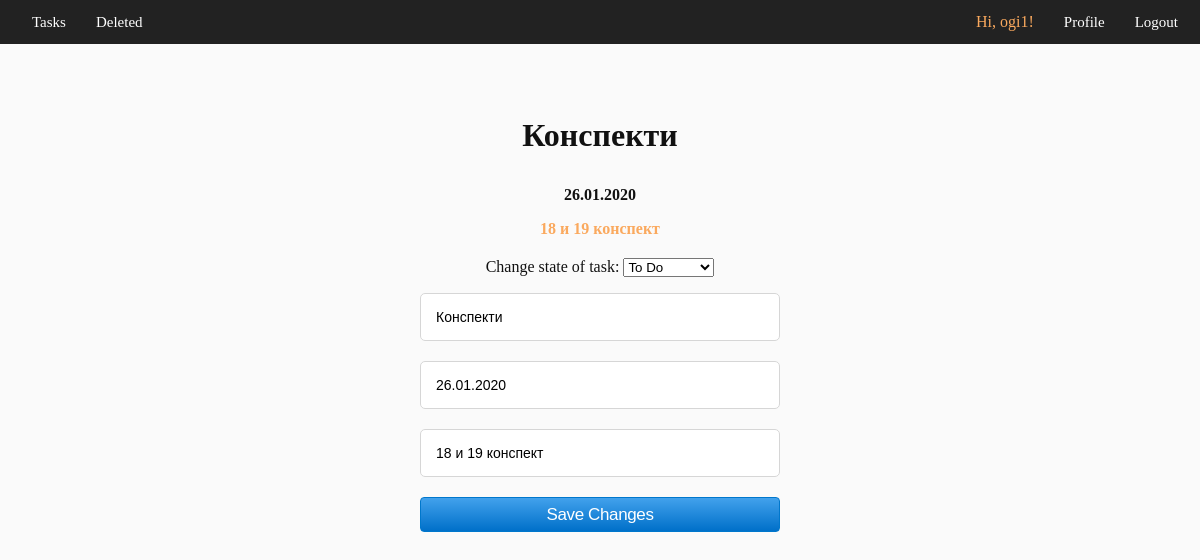
/edit_task/1 (signed in), run on an earlier commit of the app's database.
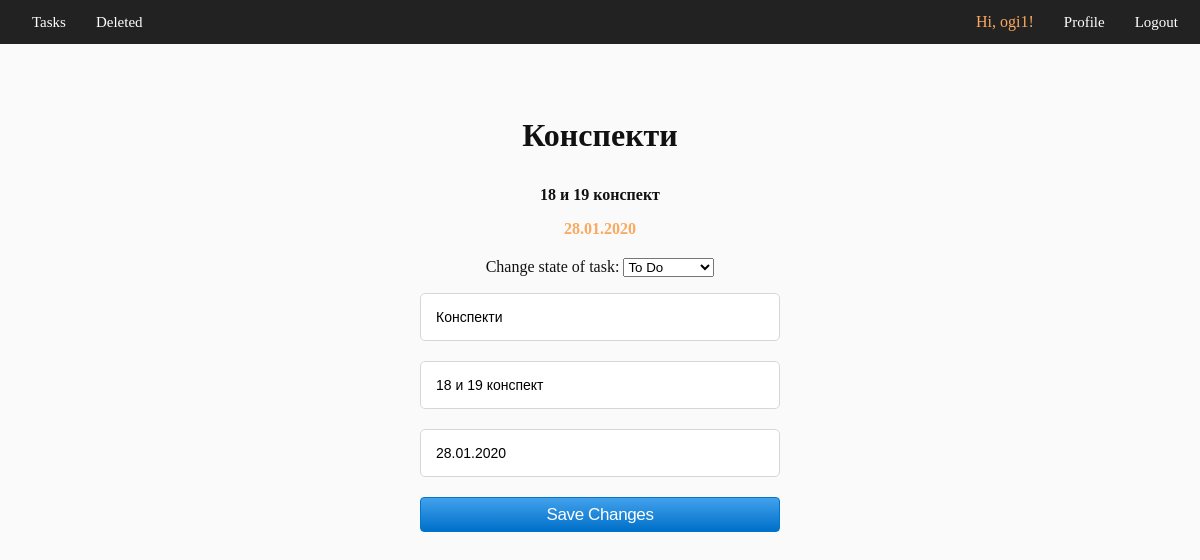
And on a later commit of the database.
### tables this page shows
CREATE TABLE tasks
    (
        id INTEGER PRIMARY KEY AUTOINCREMENT,
        title TEXT,
        description TEXT,
        deadline TEXT,
        state TEXT,
        user_id INTEGER,
        FOREIGN KEY(user_id) REFERENCES users(id)
    );

### main.py (the view, shortened to what this page needs)
@app.route("/edit_task/<int:id>", methods = ["GET", "POST"])
@require_login
def edit_task(id):
    task = Task.find_by_id(id)
    user = User.find_by_email(session.get("EMAIL"))
    form = TaskForm(state = task.state)
    if user.id != task.user_id:
        error_logger.error("Couldn't move with title %s couldn't be edited. Forbidden access", task.title)
        return redirect('/tasks')
    form.title.data = task.title
    form.deadline.data = task.deadline
    form.description.data = task.description
    return render_template("edit_task.html", user = user, form = form, task = task)

### form_config.py
class TaskForm(FlaskForm):
    title = StringField("title", [InputRequired()])
    deadline = StringField("deadline")
    description = StringField("description")
    state = SelectField("state", choices = [(0, "To Do"), (1, "In Progress"), (2, "Completed"), (3, "Deleted")], coerce = int)

### database.py (called while the page is built)
    def __enter__(self):
        self.conn = sqlite3.connect(DB_NAME)
        return self.conn.cursor()

    def __exit__(self, type, value, traceback):
        self.conn.commit()

### main.py (called while the page is built)
def require_login(func):
    @wraps(func)
    def wrapper(*args, **kwargs):
        if not session.get("SIGNED_IN"):
            return redirect('/login')
        return func(*args, **kwargs)
    return wrapper

### task.py (called while the page is built)
    @staticmethod
    def find_by_id(id):
        if not id:
            return None
        with DB() as db:
            row = db.execute('''SELECT * FROM tasks WHERE id = ?''', (id,)).fetchone()
            if row:
                return Task(*row)

### user.py (called while the page is built)
    @staticmethod
    def find_by_email(email):
        if not email:
            return None
        with DB() as db:
            row = db.execute('''SELECT * FROM users WHERE email = ?''', (email,)).fetchone()
            if row:
                return User(*row)

### templates/edit_task.html (shortened to what this page needs)
<!DOCTYPE html>
<html lang="en">
    <head>
        <link
            rel="stylesheet"
            href="{{ url_for('static', filename='css/style.css') }}"
        />
        <link
            rel="stylesheet"
            href="{{ url_for('static', filename='css/login.css') }}"
        />
    </head>
    <body id="body">
        <header>
            <nav class="navigation-bar left-nav">
                <ul>
                    <li>
                        <a href="/tasks">Tasks</a>
                    </li>
                    <li>
                        <a href="/deleted">Deleted</a>
                    </li>
                </ul>
            </nav>
            <nav class="navigation-bar right-nav">
                <ul>
                    <li>
                        <span class="name">Hi, {{ user.username }}!</span>
                    </li>
                    <li>
                        <a href="/edit_profile/{{ user.id }}">Profile</a>
                    </li>
                    <li>
                        <a href="/logout">Logout</a>
                    </li>
                </ul>
            </nav>
        </header>
        <div class="page-content">
            <div class="form">
                <form action="/edit_task/{{ task.id }}" method="post">
                    <div class="current-info">
                        <p class="title">{{ form.title.data }}</p>
                        <p class="description">{{ form.description.data }}</p>
                        <p class="deadline">{{ form.deadline.data }}</p>
                    </div>
                    <span>Change state of task: </span>
                    <select name="state">
                        {% for id, state in form.state.choices %}
                            <option value="{{ id }}" {% if form.state == id %} selected {% endif %}>
                                {{ state }}
                            </option>
                        {% endfor %}
                    </select>
                    {{ form.title(class_="input-field no-error") }}
                    {{ form.description(class_="input-field no-error") }}
                    {{ form.deadline(class_="input-field no-error") }}
                    <button type="submit" id="button">Save Changes</button>
                </form>
            </div>
        </div>
    </body>
</html>

What changed in the data, as far as the page shows it:
changed tasks "Конспекти": description.data "26.01.2020" → "18 и 19 конспект"; deadline.data "18 и 19 конспект" → "28.01.2020"; description "26.01.2020" → "18 и 19 конспект"; deadline "18 и 19 конспект" → "28.01.2020"
